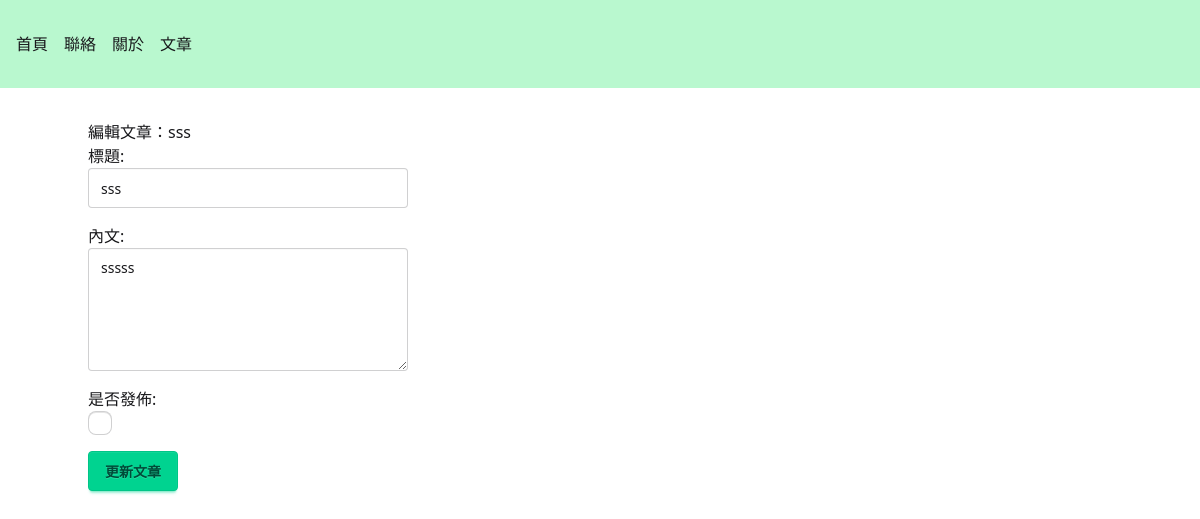
Before: /articles/21/edit with the older database file.
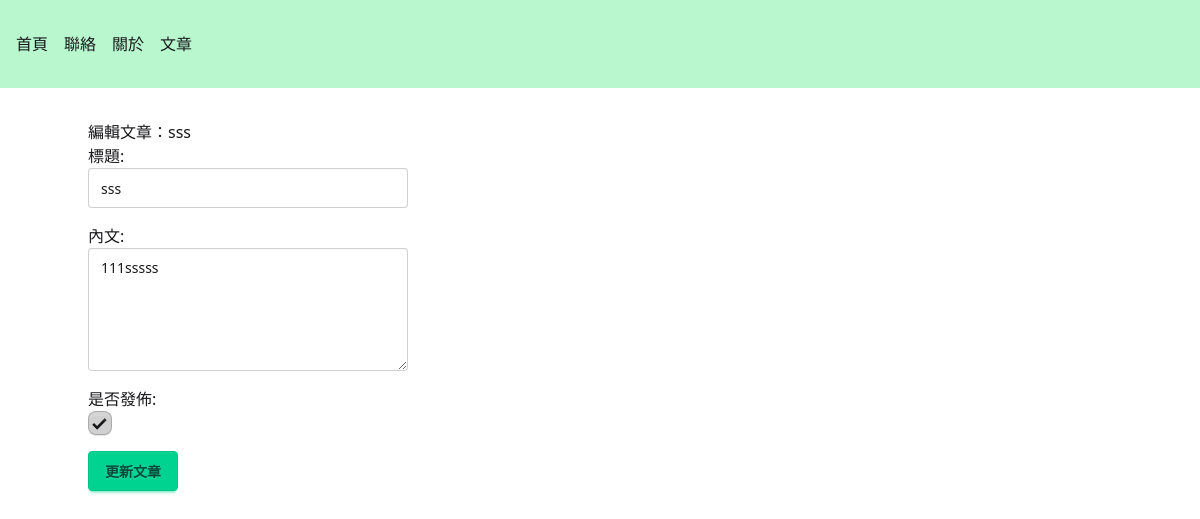
After: the same page with the newer database file.
### articles/models.py (models this page shows, shortened)
class Article(models.Model):
    title = models.CharField(max_length=200, null=False)
    content = models.TextField(null=True)
    is_published = models.BooleanField(default=False, null=False)

### articles/views.py (the view)
# urls.py: path("<int:id>/edit", views.edit, name="edit"),
def edit(request, id):
    article = get_object_or_404(Article, pk=id)
    form = ArticleForm(instance=article)
    return render(request, "articles/edit.html", {"article": article, "form": form})

### articles/forms.py
class ArticleForm(ModelForm):
    class Meta:
        model = Article
        fields = ["title", "content", "is_published"]
        labels = {
            "title": "標題",
            "content": "內文",
            "is_published": "是否發佈"
        }
        widgets = {
            "title": TextInput(attrs={"class": "input"}),
            "content": Textarea(attrs={"class": "textarea", "rows": 5}),
            "is_published": CheckboxInput(attrs={"class": "checkbox"})
        }

### articles/templates/articles/edit.html (shortened to what this page needs)
{% extends "layouts/default.html" %}
{% block content %}
<article>
  編輯文章：{{ article.title }}
</article>
<form action="{% url  'articles:detail' article.id %}"
      method="post"
      class="flex flex-col gap-4">
  {% for field in form %}
  <div class="flex flex-col">
    {{ field.label_tag }}
    {{ field }}
  </div>
  {% endfor %}
  <div>
    <button class="btn btn-success">更新文章</button>
  </div>
</form>
{% endblock %}

Changed rows visible on the page:
changed Article "sss": content "sssss" → "111sssss"; is_published "☐" → "☑"
